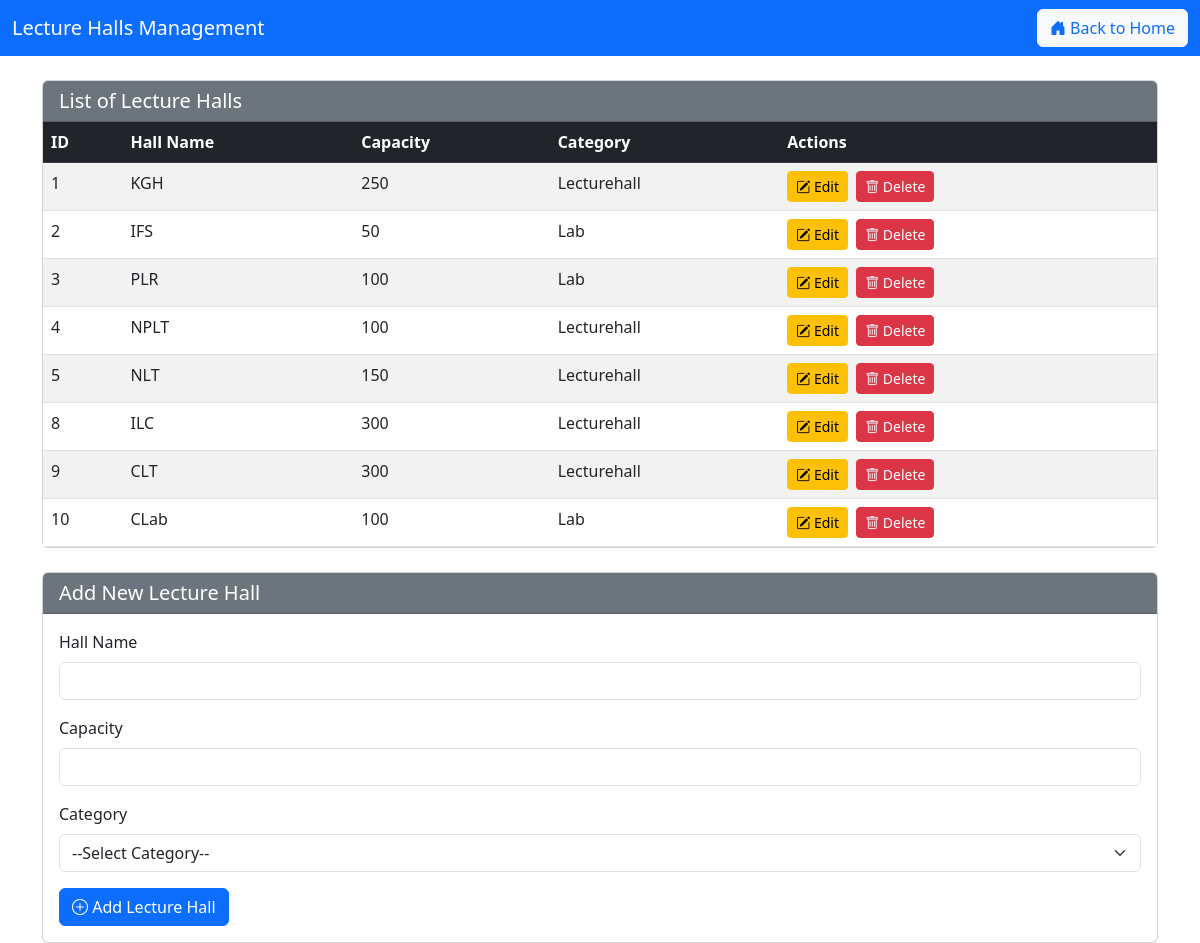
/lecture_hall.php, run on the app's committed database.
### tables this page shows
CREATE TABLE `lecture_halls` (
  `hall_id` int(10) NOT NULL,
  `hall_name` varchar(255) NOT NULL,
  `capacity` int(11) NOT NULL,
  `category` varchar(255) NOT NULL
);

### lecture_hall.php (the view, shortened to what this page needs)
<?php
include 'db.php';
$conn->set_charset("utf8");
$hall_name = "";
$capacity = "";
$update = false;
?>
<!DOCTYPE html>
<html>
<head>
    <link href="https://cdn.jsdelivr.net/npm/bootstrap@5.3.0/dist/css/bootstrap.min.css" rel="stylesheet">
    <link href="https://cdn.jsdelivr.net/npm/bootstrap-icons@1.10.5/font/bootstrap-icons.css" rel="stylesheet">
</head>
<body>
    <nav class="navbar navbar-expand-lg navbar-dark bg-primary mb-4">
        <div class="container-fluid">
            <a class="navbar-brand" href="#">Lecture Halls Management</a>
            <div class="collapse navbar-collapse" id="navbarNav">
                <ul class="navbar-nav ms-auto">
                    <li class="nav-item">
                        <a href="main_table.php" class="btn btn-light text-primary">
                            <i class="bi bi-house-door-fill"></i> Back to Home
                        </a>
                    </li>
                </ul>
            </div>
        </div>
    </nav>
    <div class="container">
        <div class="card mb-4">
            <div class="card-header bg-secondary text-white">
                <h5 class="mb-0">List of Lecture Halls</h5>
            </div>
            <div class="card-body p-0">
                <div class="table-responsive">
                    <table class="table table-striped mb-0">
                        <thead class="table-dark">
                            <tr>
                                <th>ID</th>
                                <th>Hall Name</th>
                                <th>Capacity</th>
                                <th>Category</th>
                                <th>Actions</th>
                            </tr>
                        </thead>
                        <tbody>
                            <?php
                            $result = $conn->query("SELECT * FROM lecture_halls ORDER BY hall_id ASC");
                            if ($result->num_rows > 0):
                                while($row = $result->fetch_assoc()):
                            ?>
                            <tr>
                                <td><?php echo htmlspecialchars($row['hall_id']); ?></td>
                                <td><?php echo htmlspecialchars($row['hall_name']); ?></td>
                                <td><?php echo htmlspecialchars($row['capacity']); ?></td>
                                <td><?php echo htmlspecialchars($row['category']); ?></td>
                                <td>
                                    <a href="?edit=<?php echo $row['hall_id']; ?>" class="btn btn-sm btn-warning me-1">
                                        <i class="bi bi-pencil-square"></i> Edit
                                    </a>
                                    <a href="?delete=<?php echo $row['hall_id']; ?>" class="btn btn-sm btn-danger"
                                       onclick="return confirm('Are you sure you want to delete this lecture hall?');">
                                        <i class="bi bi-trash"></i> Delete
                                    </a>
                                </td>
                            </tr>
                            <?php
                                endwhile;
                            else:
                                echo "<tr><td colspan='5' class='text-center'>No lecture halls found.</td></tr>";
                            endif;
                            ?>
                        </tbody>
                    </table>
                </div>
            </div>
        </div>
        <div class="card">
            <div class="card-header bg-secondary text-white">
                <h5 class="mb-0"><?php echo $update ? "Edit Lecture Hall" : "Add New Lecture Hall"; ?></h5>
            </div>
            <div class="card-body">
                <form method="POST" action="">
                    <div class="mb-3">
                        <label for="hall_name" class="form-label">Hall Name</label>
                        <input type="text" class="form-control" id="hall_name" name="hall_name"
                               value="<?php echo htmlspecialchars($hall_name); ?>" required>
                    </div>
                    <div class="mb-3">
                        <label for="capacity" class="form-label">Capacity</label>
                        <input type="number" class="form-control" id="capacity" name="capacity"
                               value="<?php echo htmlspecialchars($capacity); ?>" required min="1">
                    </div>
                    <div class="mb-3">
                        <label for="category" class="form-label">Category</label>
                        <select class="form-select" id="category" name="category" required>
                            <option value="">--Select Category--</option>
                        </select>
                    </div>
                    <button type="submit" name="<?php echo $update ? 'update' : 'add'; ?>"
                            class="btn <?php echo $update ? 'btn-warning' : 'btn-primary'; ?>">
                        <?php echo $update ? '<i class="bi bi-pencil-square"></i> Update Lecture Hall' : '<i class="bi bi-plus-circle"></i> Add Lecture Hall'; ?>
                    </button>
                </form>
            </div>
        </div>
    </div>
</body>
</html>

### data on the page
lecture_halls: hall_id "1", hall_name "KGH", capacity "250", category "Lecturehall"
lecture_halls: hall_id "2", hall_name "IFS", capacity "50", category "Lab"
lecture_halls: hall_id "3", hall_name "PLR", capacity "100", category "Lab"
lecture_halls: hall_id "4", hall_name "NPLT", capacity "100", category "Lecturehall"
lecture_halls: hall_id "5", hall_name "NLT", capacity "150", category "Lecturehall"
lecture_halls: hall_id "8", hall_name "ILC", capacity "300", category "Lecturehall"
lecture_halls: hall_id "9", hall_name "CLT", capacity "300", category "Lecturehall"
lecture_halls: hall_id "10", hall_name "CLab", capacity "100", category "Lab"
